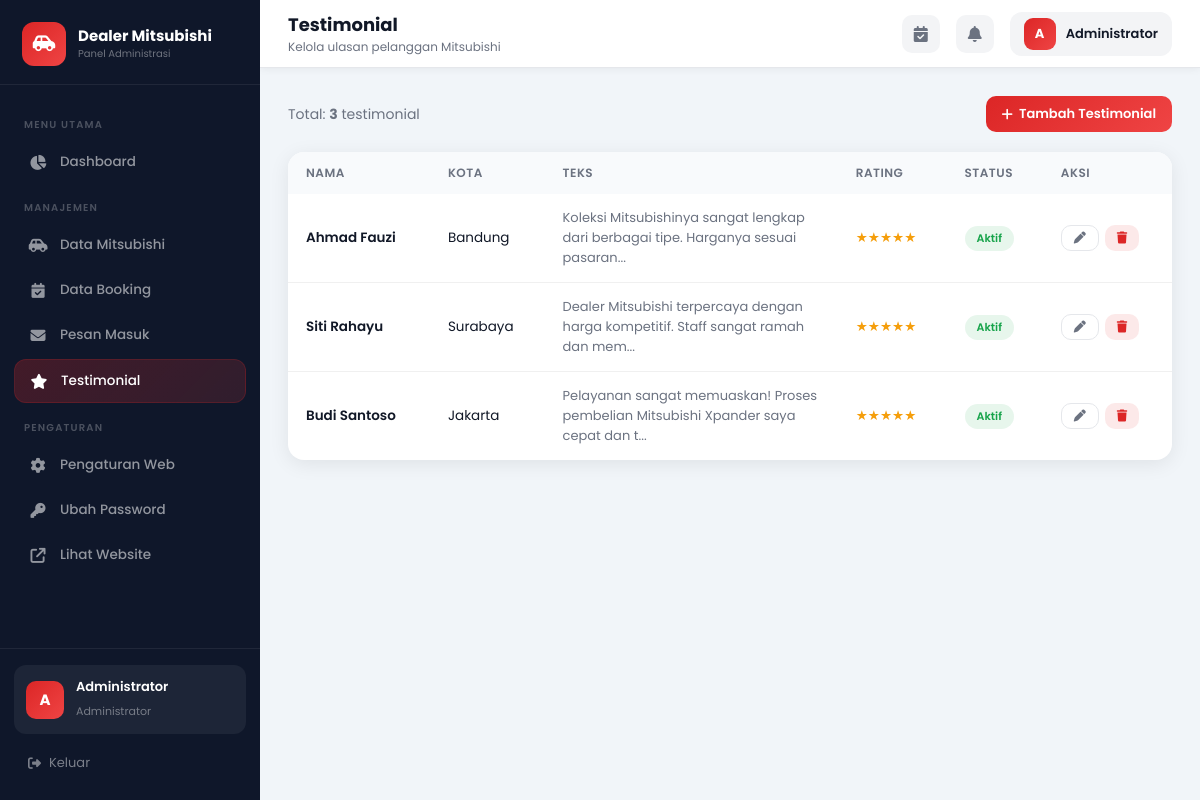
Screenshot of /admin/testimonial.php (signed in) with the database file from the repository.
### tables this page shows
CREATE TABLE IF NOT EXISTS testimonial (
  id INT AUTO_INCREMENT PRIMARY KEY,
  nama VARCHAR(100) NOT NULL,
  kota VARCHAR(50),
  teks TEXT NOT NULL,
  rating TINYINT DEFAULT 5,
  status ENUM('aktif','nonaktif') DEFAULT 'aktif',
  created_at TIMESTAMP DEFAULT CURRENT_TIMESTAMP
);

### includes/config.php (called while the page is built, shortened)
<?php
function sanitize(string $str): string {
    return htmlspecialchars(strip_tags(trim($str)));
}

### admin/testimonial.php (the view, shortened to what this page needs)
<?php
require_once '../includes/config.php';
$pageTitle    = 'Testimonial';
$pageSubtitle = 'Kelola ulasan pelanggan Mitsubishi';
$action = sanitize($_GET['action'] ?? 'list');
$editData = null;
$success = ''; $error = '';
$testimoni = $conn->query("SELECT * FROM testimonial ORDER BY id DESC");
?>
<?php include 'includes/header.php'; ?>
<?php if ($action==='tambah'||$action==='edit'): ?>
<div style="display:flex;justify-content:space-between;align-items:center;margin-bottom:20px">
  <h2 style="font-size:18px"><?=$action==='edit'?'Edit':'Tambah'?> Testimonial</h2>
  <a href="testimonial.php" class="btn-admin btn-outline btn-sm"><i class="fa-solid fa-arrow-left"></i> Kembali</a>
</div>
<?php if ($error): ?><div class="alert-a alert-error-a"><i class="fa-solid fa-circle-exclamation"></i><?=$error?></div><?php endif; ?>
<div class="form-card" style="max-width:600px">
  <form method="POST">
    <input type="hidden" name="id" value="<?=$editData['id']??0?>">
    <div class="form-row-a">
      <div class="form-group-a"><label>Nama *</label><input type="text" name="nama" required value="<?=sanitize($editData['nama']??'')?>"></div>
      <div class="form-group-a"><label>Kota</label><input type="text" name="kota" value="<?=sanitize($editData['kota']??'')?>"></div>
    </div>
    <div class="form-group-a"><label>Teks Testimonial *</label><textarea name="teks" rows="4" required><?=sanitize($editData['teks']??'')?></textarea></div>
    <div class="form-row-a">
      <div class="form-group-a">
        <label>Rating</label>
        <select name="rating">
          <?php for($r=5;$r>=1;$r--): ?>
          <option value="<?=$r?>" <?=($editData['rating']??5)==$r?'selected':''?>><?=$r?> Bintang</option>
          <?php endfor; ?>
        </select>
      </div>
      <div class="form-group-a">
        <label>Status</label>
        <select name="status">
          <option value="aktif" <?=($editData['status']??'aktif')==='aktif'?'selected':''?>>Aktif</option>
          <option value="nonaktif" <?=($editData['status']??'')==='nonaktif'?'selected':''?>>Nonaktif</option>
        </select>
      </div>
    </div>
    <div style="display:flex;gap:12px"><button type="submit" class="btn-admin btn-primary-a"><i class="fa-solid fa-save"></i> Simpan</button><a href="testimonial.php" class="btn-admin btn-outline">Batal</a></div>
  </form>
</div>
<?php else: ?>
<div style="display:flex;justify-content:space-between;align-items:center;margin-bottom:20px">
  <span style="font-size:14px;color:var(--gray)">Total: <strong><?=$testimoni->num_rows?></strong> testimonial</span>
  <a href="testimonial.php?action=tambah" class="btn-admin btn-primary-a"><i class="fa-solid fa-plus"></i> Tambah Testimonial</a>
</div>
<div class="card">
  <div class="card-body">
    <table>
      <thead><tr><th>Nama</th><th>Kota</th><th>Teks</th><th>Rating</th><th>Status</th><th>Aksi</th></tr></thead>
      <tbody>
        <?php while ($t=$testimoni->fetch_assoc()): ?>
        <tr>
          <td style="font-weight:600"><?=sanitize($t['nama'])?></td>
          <td><?=sanitize($t['kota'])?:'-'?></td>
          <td style="font-size:13px;max-width:260px;color:var(--gray)"><?=substr(sanitize($t['teks']),0,80)?>...</td>
          <td><span style="color:#f59e0b"><?=str_repeat('★',(int)$t['rating'])?></span></td>
          <td>
            <a href="testimonial.php?action=toggle&id=<?=$t['id']?>" class="badge <?=$t['status']==='aktif'?'badge-success':'badge-danger'?>" style="text-decoration:none">
              <?=$t['status']==='aktif'?'Aktif':'Nonaktif'?>
            </a>
          </td>
          <td>
            <div style="display:flex;gap:6px">
              <a href="testimonial.php?action=edit&id=<?=$t['id']?>" class="btn-admin btn-outline btn-sm"><i class="fa-solid fa-pen"></i></a>
              <a href="testimonial.php?action=hapus&id=<?=$t['id']?>" class="btn-admin btn-danger btn-sm" onclick="return confirm('Hapus?')"><i class="fa-solid fa-trash"></i></a>
            </div>
          </td>
        </tr>
        <?php endwhile; ?>
      </tbody>
    </table>
  </div>
</div>
<?php endif; ?>
<?php include 'includes/footer.php'; ?>

### admin/includes/header.php (shortened to what this page needs)
<?php
$currentPage  = basename($_SERVER['PHP_SELF'], '.php');
function sideActive(string $page, string $current): string {
    return strpos($current, $page) !== false ? 'active' : '';
}
?>
<!DOCTYPE html>
<html lang="id">
<head>
  <link rel="stylesheet" href="https://cdnjs.cloudflare.com/ajax/libs/font-awesome/6.5.1/css/all.min.css">
</head>
<body>
<aside class="sidebar" id="adminSidebar">
  <div class="sidebar-brand">
    <a href="/mitsubishi/admin/dashboard.php" class="logo">
      <div class="logo-icon"><i class="fa-solid fa-car-side"></i></div>
      <div class="logo-text"><h2>Dealer Mitsubishi</h2><p>Panel Administrasi</p></div>
    </a>
  </div>
  <nav class="sidebar-menu">
    <div class="menu-label">Menu Utama</div>
    <a href="/mitsubishi/admin/dashboard.php" class="menu-item <?= sideActive('dashboard', $currentPage) ?>">
      <i class="fa-solid fa-chart-pie"></i> Dashboard
    </a>
    <div class="menu-label">Manajemen</div>
    <a href="/mitsubishi/admin/mobil.php" class="menu-item <?= sideActive('mobil', $currentPage) ?>">
      <i class="fa-solid fa-car-side"></i> Data Mitsubishi
    </a>
    <a href="/mitsubishi/admin/booking.php" class="menu-item <?= sideActive('booking', $currentPage) ?>">
      <i class="fa-solid fa-calendar-check"></i> Data Booking
    </a>
    <a href="/mitsubishi/admin/kontak.php" class="menu-item <?= sideActive('kontak', $currentPage) ?>">
      <i class="fa-solid fa-envelope"></i> Pesan Masuk
    </a>
    <a href="/mitsubishi/admin/testimonial.php" class="menu-item <?= sideActive('testimonial', $currentPage) ?>">
      <i class="fa-solid fa-star"></i> Testimonial
    </a>
    <div class="menu-label">Pengaturan</div>
    <a href="/mitsubishi/admin/pengaturan.php" class="menu-item <?= sideActive('pengaturan', $currentPage) ?>">
      <i class="fa-solid fa-gear"></i> Pengaturan Web
    </a>
    <a href="/mitsubishi/admin/password.php" class="menu-item <?= sideActive('password', $currentPage) ?>">
      <i class="fa-solid fa-key"></i> Ubah Password
    </a>
    <a href="/mitsubishi/index.php" class="menu-item" target="_blank">
      <i class="fa-solid fa-arrow-up-right-from-square"></i> Lihat Website
    </a>
  </nav>
  <div class="sidebar-footer">
    <div class="admin-profile">
      <div class="admin-avatar"><?= strtoupper(substr($_SESSION['admin_name'] ?? 'A', 0, 1)) ?></div>
      <div class="admin-info">
        <h4><?= sanitize($_SESSION['admin_name'] ?? 'Admin') ?></h4>
        <span>Administrator</span>
      </div>
    </div>
    <a href="/mitsubishi/admin/logout.php" class="logout-btn"><i class="fa-solid fa-right-from-bracket"></i> Keluar</a>
  </div>
</aside>
<div class="main-wrap">
  <header class="topbar">
    <div class="topbar-left">
      <div class="page-title-bar">
        <h1><?= $pageTitle ?? 'Dashboard' ?></h1>
        <p><?= $pageSubtitle ?? 'Panel Admin Dealer Mitsubishi' ?></p>
      </div>
    </div>
    <div class="topbar-right">
      <a href="/mitsubishi/admin/booking.php" class="topbar-btn" title="Booking Pending">
        <i class="fa-solid fa-calendar-check"></i>
      </a>
      <a href="/mitsubishi/admin/kontak.php" class="topbar-btn" title="Pesan Baru">
        <i class="fa-solid fa-bell"></i>
      </a>
      <div class="topbar-admin">
        <div class="topbar-admin-av"><?= strtoupper(substr($_SESSION['admin_name'] ?? 'A', 0, 1)) ?></div>
        <span><?= sanitize($_SESSION['admin_name'] ?? 'Admin') ?></span>
      </div>
    </div>
  </header>
  <div class="content">

### admin/includes/footer.php (shortened to what this page needs)
  </div>
</div>
</body>
</html>

### rows the page displays
testimonial: nama "Ahmad Fauzi", kota "Bandung", teks "Koleksi Mitsubishinya sangat lengkap dari berbagai tipe. Harganya sesuai pasaran", rating "★★★★★", status "Aktif"
testimonial: nama "Siti Rahayu", kota "Surabaya", teks "Dealer Mitsubishi terpercaya dengan harga kompetitif. Staff sangat ramah dan mem", rating "★★★★★", status "Aktif"
testimonial: nama "Budi Santoso", kota "Jakarta", teks "Pelayanan sangat memuaskan! Proses pembelian Mitsubishi Xpander saya cepat dan t", rating "★★★★★", status "Aktif"

### other values shown
substr($_SESSION['admin_name'] ?? 'A', 0, 1) "A"
$_SESSION['admin_name'] "Administrator"
$pageTitle "Testimonial"
$pageSubtitle "Kelola ulasan pelanggan Mitsubishi"
$testimoni->num_rows "3"
